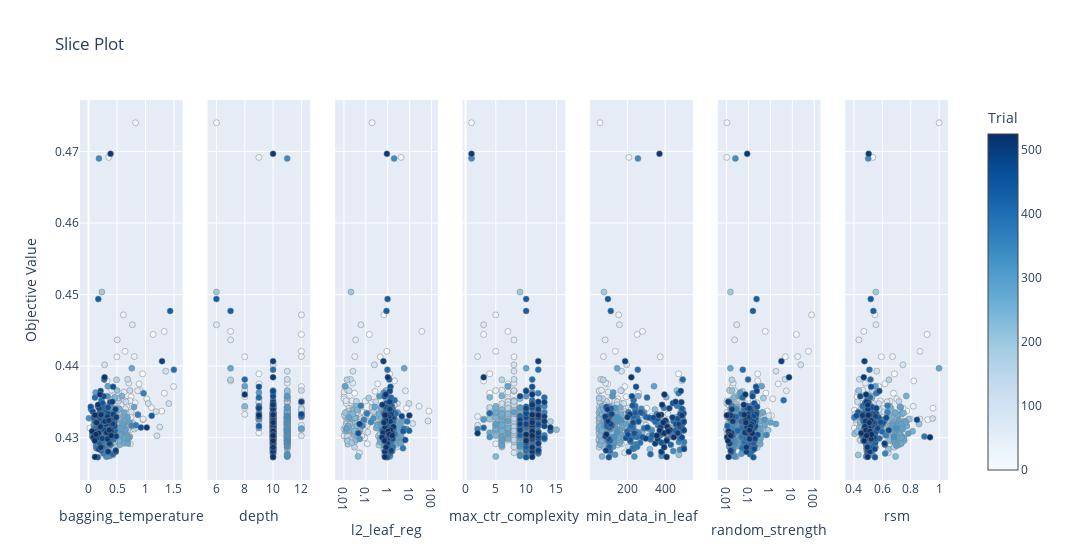

This figure's notebook cell:
### Code cell
plot_slice(study)

### Figure 1 — Plotly figure (JSON) as saved in the notebook; plotly's stock layout.template omitted (floating-point values rounded to 4 significant figures; data arrays with more than 128 entries replaced by an {"elided": "..."} marker saying what was removed)
{"data": [{"marker": {"color": {"elided": "524 int values"}, "colorbar": {"title": {"text": "Trial"}, "x": 1, "xpad": 40}, "colorscale": [[0, "rgb(247,251,255)"], [0.125, "rgb(222,235,247)"], [0.25, "rgb(198,219,239)"], [0.375, "rgb(158,202,225)"], [0.5, "rgb(107,174,214)"], [0.625, "rgb(66,146,198)"], [0.75, "rgb(33,113,181)"], [0.875, "rgb(8,81,156)"], [1, "rgb(8,48,107)"]], "line": {"color": "Grey", "width": 0.5}, "showscale": true}, "mode": "markers", "name": "Feasible Trial", "showlegend": false, "type": "scatter", "x": {"elided": "524 float values"}, "xaxis": "x", "y": {"elided": "524 float values"}, "yaxis": "y"}, {"marker": {"color": {"elided": "524 int values"}, "colorbar": {"title": {"text": "Trial"}, "x": 1, "xpad": 40}, "colorscale": [[0, "rgb(247,251,255)"], [0.125, "rgb(222,235,247)"], [0.25, "rgb(198,219,239)"], [0.375, "rgb(158,202,225)"], [0.5, "rgb(107,174,214)"], [0.625, "rgb(66,146,198)"], [0.75, "rgb(33,113,181)"], [0.875, "rgb(8,81,156)"], [1, "rgb(8,48,107)"]], "line": {"color": "Grey", "width": 0.5}, "showscale": false}, "mode": "markers", "name": "Feasible Trial", "showlegend": false, "type": "scatter", "x": {"elided": "524 int values"}, "xaxis": "x2", "y": {"elided": "524 float values"}, "yaxis": "y2"}, {"marker": {"color": {"elided": "524 int values"}, "colorbar": {"title": {"text": "Trial"}, "x": 1, "xpad": 40}, "colorscale": [[0, "rgb(247,251,255)"], [0.125, "rgb(222,235,247)"], [0.25, "rgb(198,219,239)"], [0.375, "rgb(158,202,225)"], [0.5, "rgb(107,174,214)"], [0.625, "rgb(66,146,198)"], [0.75, "rgb(33,113,181)"], [0.875, "rgb(8,81,156)"], [1, "rgb(8,48,107)"]], "line": {"color": "Grey", "width": 0.5}, "showscale": false}, "mode": "markers", "name": "Feasible Trial", "showlegend": false, "type": "scatter", "x": {"elided": "524 float values"}, "xaxis": "x3", "y": {"elided": "524 float values"}, "yaxis": "y3"}, {"marker": {"color": {"elided": "524 int values"}, "colorbar": {"title": {"text": "Trial"}, "x": 1, "xpad": 40}, "colorscale": [[0, "rgb(247,251,255)"], [0.125, "rgb(222,235,247)"], [0.25, "rgb(198,219,239)"], [0.375, "rgb(158,202,225)"], [0.5, "rgb(107,174,214)"], [0.625, "rgb(66,146,198)"], [0.75, "rgb(33,113,181)"], [0.875, "rgb(8,81,156)"], [1, "rgb(8,48,107)"]], "line": {"color": "Grey", "width": 0.5}, "showscale": false}, "mode": "markers", "name": "Feasible Trial", "showlegend": false, "type": "scatter", "x": {"elided": "524 int values"}, "xaxis": "x4", "y": {"elided": "524 float values"}, "yaxis": "y4"}, {"marker": {"color": {"elided": "524 int values"}, "colorbar": {"title": {"text": "Trial"}, "x": 1, "xpad": 40}, "colorscale": [[0, "rgb(247,251,255)"], [0.125, "rgb(222,235,247)"], [0.25, "rgb(198,219,239)"], [0.375, "rgb(158,202,225)"], [0.5, "rgb(107,174,214)"], [0.625, "rgb(66,146,198)"], [0.75, "rgb(33,113,181)"], [0.875, "rgb(8,81,156)"], [1, "rgb(8,48,107)"]], "line": {"color": "Grey", "width": 0.5}, "showscale": false}, "mode": "markers", "name": "Feasible Trial", "showlegend": false, "type": "scatter", "x": {"elided": "524 int values"}, "xaxis": "x5", "y": {"elided": "524 float values"}, "yaxis": "y5"}, {"marker": {"color": {"elided": "524 int values"}, "colorbar": {"title": {"text": "Trial"}, "x": 1, "xpad": 40}, "colorscale": [[0, "rgb(247,251,255)"], [0.125, "rgb(222,235,247)"], [0.25, "rgb(198,219,239)"], [0.375, "rgb(158,202,225)"], [0.5, "rgb(107,174,214)"], [0.625, "rgb(66,146,198)"], [0.75, "rgb(33,113,181)"], [0.875, "rgb(8,81,156)"], [1, "rgb(8,48,107)"]], "line": {"color": "Grey", "width": 0.5}, "showscale": false}, "mode": "markers", "name": "Feasible Trial", "showlegend": false, "type": "scatter", "x": {"elided": "524 float values"}, "xaxis": "x6", "y": {"elided": "524 float values"}, "yaxis": "y6"}, {"marker": {"color": {"elided": "524 int values"}, "colorbar": {"title": {"text": "Trial"}, "x": 1, "xpad": 40}, "colorscale": [[0, "rgb(247,251,255)"], [0.125, "rgb(222,235,247)"], [0.25, "rgb(198,219,239)"], [0.375, "rgb(158,202,225)"], [0.5, "rgb(107,174,214)"], [0.625, "rgb(66,146,198)"], [0.75, "rgb(33,113,181)"], [0.875, "rgb(8,81,156)"], [1, "rgb(8,48,107)"]], "line": {"color": "Grey", "width": 0.5}, "showscale": false}, "mode": "markers", "name": "Feasible Trial", "showlegend": false, "type": "scatter", "x": {"elided": "524 float values"}, "xaxis": "x7", "y": {"elided": "524 float values"}, "yaxis": "y7"}], "layout": {"title": {"text": "Slice Plot"}, "width": 2100, "xaxis": {"anchor": "y", "domain": [0, 0.1184], "title": {"text": "bagging_temperature"}}, "xaxis2": {"anchor": "y2", "domain": [0.1469, 0.2653], "title": {"text": "depth"}}, "xaxis3": {"anchor": "y3", "domain": [0.2939, 0.4122], "title": {"text": "l2_leaf_reg"}, "type": "log"}, "xaxis4": {"anchor": "y4", "domain": [0.4408, 0.5592], "title": {"text": "max_ctr_complexity"}}, "xaxis5": {"anchor": "y5", "domain": [0.5878, 0.7061], "title": {"text": "min_data_in_leaf"}}, "xaxis6": {"anchor": "y6", "domain": [0.7347, 0.8531], "title": {"text": "random_strength"}, "type": "log"}, "xaxis7": {"anchor": "y7", "domain": [0.8816, 1.0], "title": {"text": "rsm"}}, "yaxis": {"anchor": "x", "domain": [0, 1], "title": {"text": "Objective Value"}}, "yaxis2": {"anchor": "x2", "domain": [0, 1], "matches": "y", "showticklabels": false}, "yaxis3": {"anchor": "x3", "domain": [0, 1], "matches": "y", "showticklabels": false}, "yaxis4": {"anchor": "x4", "domain": [0, 1], "matches": "y", "showticklabels": false}, "yaxis5": {"anchor": "x5", "domain": [0, 1], "matches": "y", "showticklabels": false}, "yaxis6": {"anchor": "x6", "domain": [0, 1], "matches": "y", "showticklabels": false}, "yaxis7": {"anchor": "x7", "domain": [0, 1], "matches": "y", "showticklabels": false}}}
